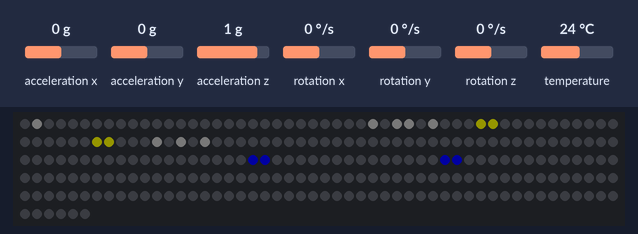
Recording of a sketch running on a simulated Arduino Uno, built with avr-gcc and run on an emulated ATmega328P. Parts: 256 RGB LEDs in strip order, left to right, continuing on the next row. Inputs (shaded band) come from the test bench; at power-on: acceleration x 0 g, acceleration y 0 g, acceleration z 1 g, rotation x 0 °/s, rotation y 0 °/s, rotation z 0 °/s, temperature 24 °C. Dim RGB values are drawn brighter than linear; random numbers use the default seed unless the sketch sets one; what the sketch prints to the serial monitor is not drawn.

Above: at 1.3 s.

The sketch:

ballRollGame.ino
```cpp
#include <Adafruit_NeoPixel.h>
#ifdef __AVR__
#include <avr/power.h> // Required for 16 MHz Adafruit Trinket
#endif

//accelerometer
#include <Adafruit_MPU6050.h>
#include <Adafruit_Sensor.h>
#include <Wire.h>

#define PIXEL_PIN    2  // Digital IO pin connected to the NeoPixels.
#define PIXEL_COUNT 256  // Number of NeoPixels

Adafruit_MPU6050 mpu;

// Declare our NeoPixel strip object:
Adafruit_NeoPixel strip(PIXEL_COUNT, PIXEL_PIN, NEO_GRB + NEO_KHZ800);
// Argument 1 = Number of pixels in NeoPixel strip
// Argument 2 = Arduino pin number (most are valid)
// Argument 3 = Pixel type flags, add together as needed:
//   NEO_KHZ800  800 KHz bitstream (most NeoPixel products w/WS2812 LEDs)
//   NEO_KHZ400  400 KHz (classic 'v1' (not v2) FLORA pixels, WS2811 drivers)
//   NEO_GRB     Pixels are wired for GRB bitstream (most NeoPixel products)
//   NEO_RGB     Pixels are wired for RGB bitstream (v1 FLORA pixels, not v2)
//   NEO_RGBW    Pixels are wired for RGBW bitstream (NeoPixel RGBW products)

//set board res, true res, max vel
#define BOARD_RES 16
#define TRUE_RES 512
#define RATIO 32
#define MAX_VEL 13

//general game variables
int playerCol[] = {0,0,35};
int boardX = 0;
int boardY = 0;
int trueX = 0;
int trueY = 0;
int prevBoardX = boardX;
int prevBoardY = boardY;
int points = 0;
int coinX = 0;
int coinY = 0;

//POINT DIGIT POSITIONS
//ones
// 2, 1, 0
//29,30,31
//34,33,32
//61,62,63
//66,65,64
int onesPlace[10][13] = {
  { 1,29,31,34,32,61,63,65,-1,-1,-1,-1,-1}, //0
  { 1,29,30,33,62,66,65,64,-1,-1,-1,-1,-1}, //1
  { 2, 1,31,33,61,66,65,64,-1,-1,-1,-1,-1}, //2
  { 2, 1,31,33,32,63,66,65,-1,-1,-1,-1,-1},
  { 2, 0,29,31,33,32,63,64,-1,-1,-1,-1,-1},
  { 2, 1, 0,29,33,32,63,66,65,-1,-1,-1,-1},
  { 1, 0,29,34,33,32,61,63,66,65,-1,-1,-1},
  { 2, 1, 0,31,32,63,64,-1,-1,-1,-1,-1,-1},
  { 2, 1, 0,29,31,34,33,32,61,63,66,65,64},
  { 2, 1, 0,29,31,33,32,63,66,65,-1,-1,-1}
};
//tens
// 6, 5, 4
//25,26,27
//38,37,36
//57,58,59
//70,69,68
int tensPlace[10][13] = {
  { 5,25,27,38,36,57,59,69,-1,-1,-1,-1,-1},
  { 5,25,26,37,58,70,69,68,-1,-1,-1,-1,-1},
  { 6, 5,27,37,57,70,69,68,-1,-1,-1,-1,-1},
  { 6, 5,27,37,36,59,70,69,-1,-1,-1,-1,-1},
  { 6, 4,25,27,37,36,59,68,-1,-1,-1,-1,-1},
  { 6, 5, 4,25,37,36,59,70,69,-1,-1,-1,-1},
  { 5, 4,25,38,37,36,57,59,70,69,-1,-1,-1},
  { 6, 5, 4,27,36,59,68,-1,-1,-1,-1,-1,-1},
  { 6, 5, 4,25,27,38,37,36,57,59,70,69,64},
  { 6, 5, 4,25,27,37,36,59,70,69,-1,-1,-1}
};
//hundreds
//10, 9, 8
//21,22,23
//42,41,40
//53,54,55
//74,73,72
int hundredsPlace[10][13] = {
  { 9,21,23,42,40,53,55,73,-1,-1,-1,-1,-1},
  { 9,21,22,41,54,74,73,72,-1,-1,-1,-1,-1},
  {10, 9,23,41,53,74,73,72,-1,-1,-1,-1,-1},
  {10, 9,23,41,40,55,74,73,-1,-1,-1,-1,-1},
  {10, 8,21,23,41,40,55,72,-1,-1,-1,-1,-1},
  {10, 9, 8,21,41,40,55,74,73,-1,-1,-1,-1},
  { 9, 8,21,42,41,40,53,55,74,73,-1,-1,-1},
  {10, 9, 8,23,40,55,72,-1,-1,-1,-1,-1,-1},
  {10, 9, 8,21,23,42,41,40,53,55,74,73,64},
  {10, 9, 8,21,23,41,40,55,74,73,-1,-1,-1}
};

//accelerometer variables
int mpuTimeout = 0;
double accelX = 0.0;
double accelY = 0.0;
double velX = 0.0;
double velY = 0.0;

void setup() {
  Serial.begin(9600);
  strip.begin(); // Initialize NeoPixel strip object (REQUIRED)
  strip.show();  // Initialize all pixels to 'off'
  reset();

  // Try to initialize mpu
  if (!mpu.begin()) {
    Serial.println("Failed to find MPU6050 chip");
    while (1) {
      delay(10);
    }
  }

  mpu.setAccelerometerRange(MPU6050_RANGE_8_G);
  mpu.setGyroRange(MPU6050_RANGE_500_DEG);
  mpu.setFilterBandwidth(MPU6050_BAND_21_HZ);
  delay(100);
}

void loop() {

  /* Get new sensor events with the readings */
  sensors_event_t a, g, temp;
  mpu.getEvent(&a, &g, &temp);

  //Physics
  if (millis() > mpuTimeout) {
    //get accelerometer input
    accelX = a.acceleration.x-0.35; //account for miscalibration
    if (accelX > -0.5 && accelX < 0.5) accelX = 0; //rotational deadzone
    accelY = a.acceleration.y;
    if (accelY > -0.5 && accelY < 0.5) accelY = 0; //rotational deadzone

    //add acceleration to velocity
    velX-=accelX*1.1;
    velY+=accelY*1.1;

    if (velX < (MAX_VEL*-1)) velX = (MAX_VEL*-1);
    if (velX > MAX_VEL) velX = MAX_VEL;
    if (velY < (MAX_VEL*-1)) velY = (MAX_VEL*-1);
    if (velY > MAX_VEL) velY = MAX_VEL;

    //add velocity to position
    trueX+=int(velX);
    trueY+=int(velY);

    //reset timer
    mpuTimeout = 50+millis();
  }

  //setting board coords
  boardX = trueX/RATIO;
  boardY = trueY/RATIO;
  //checking for out of bounds death
  if ((trueX >= TRUE_RES) || trueX < RATIO*-1) {reset();}
  if ((trueY >= TRUE_RES) || trueY < RATIO*-1) {reset();}

  //POINTS
  if ((boardX == coinX || boardX == coinX+1 || boardX+1 == coinX || boardX+1 == coinX+1) &&
      (boardY == coinY || boardY == coinY+1 || boardY+1 == coinY || boardY+1 == coinY+1)) {
    if (points < 999) points++;
    if (points == 10) {playerCol[0] = 12; playerCol[1] = 0; playerCol[2] = 25;} //Green
    if (points == 20) {playerCol[0] = 0; playerCol[1] = 28; playerCol[2] = 0;} //Purple
    if (points == 30) {playerCol[0] = 20; playerCol[1] = 3; playerCol[2] = 12;} //Pink
    if (points == 40) {playerCol[0] = 27; playerCol[1] = 10; playerCol[2] = 0;} //Orange
    if (points == 50) {playerCol[0] = 35; playerCol[1] = 0; playerCol[2] = 0;} //Red
    newCoin();
  }

  //SHOW ALL LAYERS
  if (prevBoardX != boardX || prevBoardY != boardY) {
    calcAndShow();
  }

  prevBoardX = boardX;
  prevBoardY = boardY;
}

void reset() {
  playerCol[0] = 0;
  playerCol[1] = 0;
  playerCol[2] = 35;
  accelX = 0;
  accelY = 0;
  velX = 0;
  velY = 0;
  trueX = (TRUE_RES/2)-RATIO;
  trueY = (TRUE_RES/2)-RATIO;
  strip.clear();
  points = 0;
  newCoin();
  calcAndShow();
}

void calcAndShow() {
  int pos[] = {0,0,0,0};
  //delete prev ball
  pos[0] = calcPosOfCoords(prevBoardX, prevBoardY);
  pos[1] = calcPosOfCoords(prevBoardX+1, prevBoardY);
  pos[2] = calcPosOfCoords(prevBoardX, prevBoardY+1);
  pos[3] = calcPosOfCoords(prevBoardX+1, prevBoardY+1);
  strip.setPixelColor(pos[0], strip.Color(0,0,0));
  strip.setPixelColor(pos[1], strip.Color(0,0,0));
  strip.setPixelColor(pos[2], strip.Color(0,0,0));
  strip.setPixelColor(pos[3], strip.Color(0,0,0));

  //delete old points
  int deletePos[] = {0,1,2,29,30,31,32,33,34,61,62,63,64,65,66, 4,5,6,25,26,27,36,37,38,57,58,59,68,69,70, 8,9,10,21,22,23,40,41,42,53,54,55,72,73,74};
  for (int i=0; i<(sizeof(deletePos) / sizeof(deletePos[1])); ++i) {
    strip.setPixelColor(deletePos[i], strip.Color(0,0,0));
  }
  //show points
  int pointPos[13];
  memcpy(pointPos, onesPlace[(points%10)], sizeof(onesPlace[(points%10)]));
  for (int i=0; i<13; ++i) {
    strip.setPixelColor(pointPos[i], strip.Color(2,2,2));
  }

  if (points >= 10) {
    memcpy(pointPos, tensPlace[((points/10)%10)], sizeof(tensPlace[((points/10)%10)]));
    for (int i=0; i<13; ++i) {
      strip.setPixelColor(pointPos[i], strip.Color(2,2,2));
    }

    if (points >= 100) {
      memcpy(pointPos, hundredsPlace[(points/100)], sizeof(hundredsPlace[(points/100)]));
      for (int i=0; i<13; ++i) {
        strip.setPixelColor(pointPos[i], strip.Color(2,2,2));
      }
    }
  }

  //show coin
  strip.setPixelColor(calcPosOfCoords(coinX, coinY), strip.Color(20,20,0));
  strip.setPixelColor(calcPosOfCoords(coinX+1, coinY), strip.Color(20,20,0));
  strip.setPixelColor(calcPosOfCoords(coinX, coinY+1), strip.Color(20,20,0));
  strip.setPixelColor(calcPosOfCoords(coinX+1, coinY+1), strip.Color(20,20,0));

  //show ball
  pos[0] = calcPosOfCoords(boardX, boardY);
  pos[1] = calcPosOfCoords(boardX+1, boardY);
  pos[2] = calcPosOfCoords(boardX, boardY+1);
  pos[3] = calcPosOfCoords(boardX+1, boardY+1);
  if (trueX < 0) {
    Serial.println("sda");
    pos[1] = -1;
    pos[3] = -1;
  }
  if (trueX >= TRUE_RES-RATIO) {
    pos[1] = -1;
    pos[3] = -1;
  }
  if (trueY < 0) {
    Serial.println("sda");
    pos[2] = -1;
    pos[3] = -1;
  }
  strip.setPixelColor(pos[0], strip.Color(playerCol[0],playerCol[1],playerCol[2]));
  strip.setPixelColor(pos[1], strip.Color(playerCol[0],playerCol[1],playerCol[2]));
  strip.setPixelColor(pos[2], strip.Color(playerCol[0],playerCol[1],playerCol[2]));
  strip.setPixelColor(pos[3], strip.Color(playerCol[0],playerCol[1],playerCol[2]));
  strip.show();
}

void newCoin() {
  strip.setPixelColor(calcPosOfCoords(coinX, coinY), strip.Color(0,0,0));
  strip.setPixelColor(calcPosOfCoords(coinX+1, coinY), strip.Color(0,0,0));
  strip.setPixelColor(calcPosOfCoords(coinX, coinY+1), strip.Color(0,0,0));
  strip.setPixelColor(calcPosOfCoords(coinX+1, coinY+1), strip.Color(0,0,0));
  coinX = random(1, BOARD_RES-3);
  coinY = random(1, BOARD_RES-3);
}

int calcPosOfCoords(int x, int y) {
  int pos = (y*BOARD_RES)+x;
  if (pos % (BOARD_RES*2) <= BOARD_RES-1) pos += (BOARD_RES-1) - (x*2);
  return pos;
}
```
